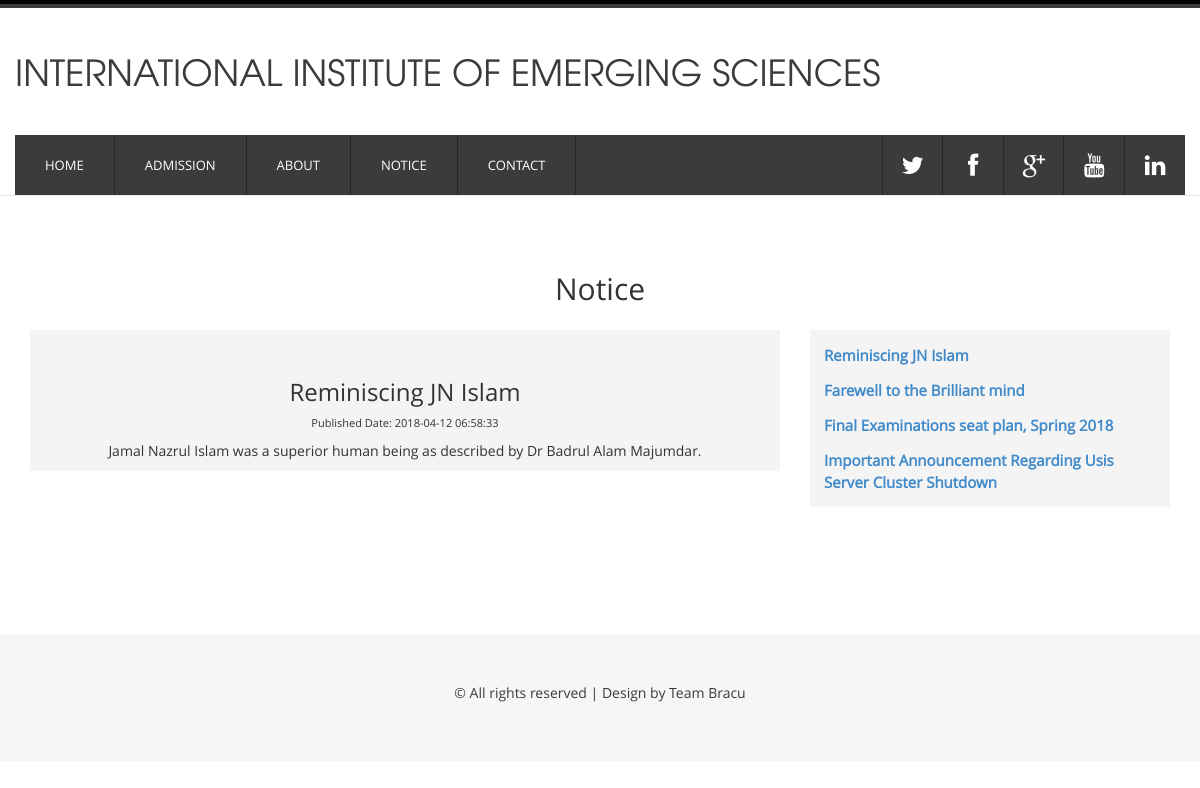
Before: /includes/notice-zoom.php?id=13 with the older database file.
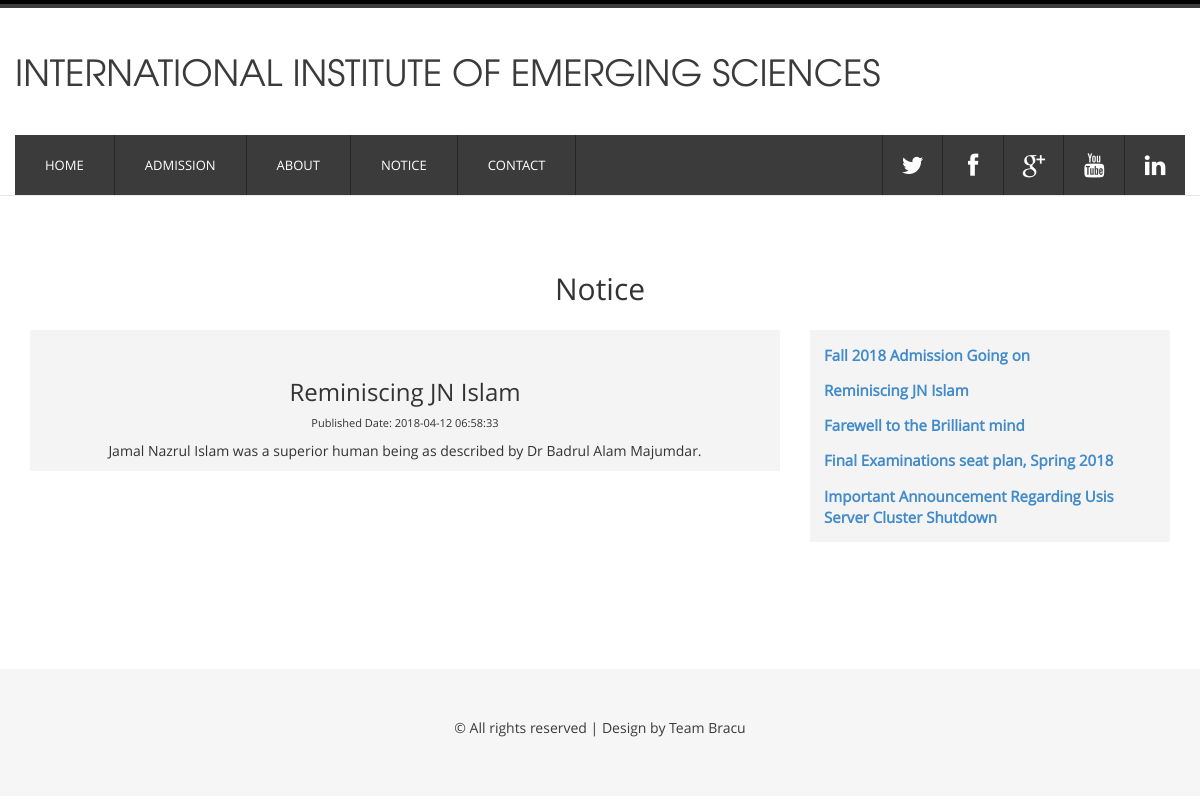
After: the same page with the newer database file.
### tables this page shows
CREATE TABLE `notice` (
  `nid` int(10) NOT NULL,
  `topic` varchar(100) NOT NULL,
  `content` text NOT NULL,
  `curtime` timestamp NOT NULL DEFAULT CURRENT_TIMESTAMP ON UPDATE CURRENT_TIMESTAMP
);

### includes/notice-zoom.php (the view, shortened to what this page needs)
<?php
    include_once 'headerout2.php';
    include_once 'database.php';
    $qry2 = "select nid,topic,content,curtime from notice order by nid desc";
$id= $_REQUEST['id'];
  if (isset($_REQUEST['id'])) {
    $qry = "select * from notice where nid='$id'";
    $result = mysqli_query($conn,$qry);
    $qry2 = "select nid,topic,content,curtime from notice order by nid desc";
    $subject = mysqli_fetch_assoc($result);
  }
?>
<!DOCTYPE HTML>
<html>
<head>
 <link rel="stylesheet" href="../css/info.css">
<link href="css/bootstrap.min.css" rel='stylesheet' type='text/css' />
<link href="css/bootstrap.css" rel='stylesheet' type='text/css' />
<link href="css/style.css" rel="stylesheet" type="text/css" media="all" />
   	<link rel="stylesheet" href="fonts/css/font-awesome.min.css">
</head>
<body>
<div class="main_bg">
<div class="main_btm">
	<div class="container">
		<div class="main row">
			<h2 style="text-align:center">Notice</h2><br>
				<div class="col-md-8">
				  <div class="contact-form">
				  <div class="accordion">
            <dl>
            <dd style="background: #f4f4f4; width: 100%">
            <br><br><div class="col-sm-12" id="info">
                <h3><?php echo $subject["topic"]?></h3>
                <p style="font-size:11px">
                    <?php echo "Published Date: ".$subject["curtime"]?>
                </p>
                <p style="font-size:14px">
                    <?php echo $subject["content"]?>
                </p>
            </dd>
            </dl>
</div>
        </div>
    </div>
           <div class="col-md-4">
                  <div class="contact-form">
                  <div class="accordion">
            <dl style="background: #f4f4f4;padding: 2%;">
                <marquee style="max-height: 400px;" direction = "up" onmouseover="this.stop();" onmouseout="this.start();">
                     <?php
                   $topic = mysqli_query($conn,$qry2);
                     while($news = mysqli_fetch_assoc($topic)){
                         ?>
              <dd style="padding: 2%; font-size: 15px">
                  <strong><a href="notice3.php?id=<?php echo $news['nid']?>"> <?php echo $news["topic"]?></a></strong>
              </dd>
            <?php }?>
               </marquee>
            </dl>
          </div>
        </div>
    </div>
	</div>
</div>
</div>
<?php include_once 'footer.php'; ?>
</body>
</html>

### includes/headerout2.php (shortened to what this page needs)
<!DOCTYPE HTML>
<html>
<head>
	<link href="../css/bootstrap.min.css" rel='stylesheet' type='text/css' />
	<link href="../css/bootstrap.css" rel='stylesheet' type='text/css' />
<link href="../css/style.css" rel="stylesheet" type="text/css" media="all" />
<link rel="stylesheet" href="../fonts/css/font-awesome.min.css">
</head>
<body>
	<div class="header_bg">
		<div class="container">
			<div class="row header">
				<div class="logo navbar-left">
					<h1><a href="../index.php">International Institute of Emerging Sciences</a></h1>
				</div>
				<div class="clearfix"></div>
			</div>
		</div>
	</div>
	<div class="container">
		<div class="row h_menu">
			<nav class="navbar navbar-default navbar-left" role="navigation">
				<div class="collapse navbar-collapse" id="bs-example-navbar-collapse-1">
					<ul class="nav navbar-nav">
						<li ><a href="../index.php">Home</a></li>
						<li><a href="../admissions2.php">Admission</a></li>
						<li><a href="aboutus.php">About</a></li>
						<li><a href="notice-all.php">Notice</a></li>
						<li><a href="contactus.php">Contact</a></li>
					</ul>
				</div>
			</nav>
			<div class="soc_icons navbar-right">
				<ul class="list-unstyled text-center">
					<li><a href="#"><i class="fa fa-twitter"></i></a></li>
					<li><a href="#"><i class="fa fa-facebook"></i></a></li>
					<li><a href="#"><i class="fa fa-google-plus"></i></a></li>
					<li><a href="#"><i class="fa fa-youtube"></i></a></li>
					<li><a href="#"><i class="fa fa-linkedin"></i></a></li>
				</ul>
			</div>
		</div>
	</div>

### includes/footer.php (shortened to what this page needs)
<html>
<body>
<div class="footer_bg" style="margin-top:50px">
	<div class="container">
		<div class="row  footer" >
			<div class="copy text-center">
				<p class="link"><span>&#169; All rights reserved | Design by Team Bracu</span></p>
			</div>
		</div>
	</div>
</div>
</body>
</html>

### css/style.css (style rules this page uses)
body { font-family: 'open_sansregular'; background:#ffffff; font-size: 100%; }
.header_bg { border-top:8px groove #3b3b3b; background: #ffffff; }
.header { padding: 2% 0; }
.logo h1 a { font-size: 1em; text-transform: uppercase; color: #3B3B3B; text-decoration: none; font-family: 'texgyreadventorregular'; }
.h_menu { padding: 0; background: #3B3B3B; }
.navbar { position: relative; min-height: 60px; margin-bottom: 0px; border: none; }
.navbar-default .navbar-collapse, .navbar-default .navbar-form { background: #3B3B3B; color: #ffffff; padding: 0; }
.navbar-default .navbar-nav > li > a { color: #fff; -webkit-transition: all 0.3s ease-in-out; -moz-transition: all 0.3s ease-in-out; -o-transition: all 0.3s ease-in-out; transition: all 0.3s ease-in-out; }
.nav > li { border-right: 1px solid rgb(39, 37, 37); }
.nav > li > a { font-size: 13px; padding: 20px 30px; text-transform: uppercase; }
.soc_icons ul { margin-bottom: 0; }
.soc_icons ul li { display:inline-block; border-left: 1px solid rgb(39, 37, 37); margin-left: -3px; }
.soc_icons ul li a { color:#ffffff; font-size: 24px; display: block; line-height: 60px; width: 60px; height: 60px; -webkit-transition: all 0.3s ease-in-out; -moz-transition: all 0.3s ease-in-out; -o-transition: all 0.3s ease-in-out; transition: all 0.3s ease-in-out; }
.main_bg { background: #ffffff; }
.main { padding: 5% 0; }
.main_btm { background: #FFFFFF; border-top: 1px solid rgb(233, 233, 233); }
.footer_bg { background: #f6f6f6; }
.footer { padding: 4%; }
.copy p { color: #3b3b3b; font-size: 14px; line-height: 1.8em; }

### css/info.css (style rules this page uses)
#info { background: #f4f4f4; text-align: center; font-size: 15px }

Changed rows visible on the page:
added notice: topic "Fall 2018 Admission Going on"
